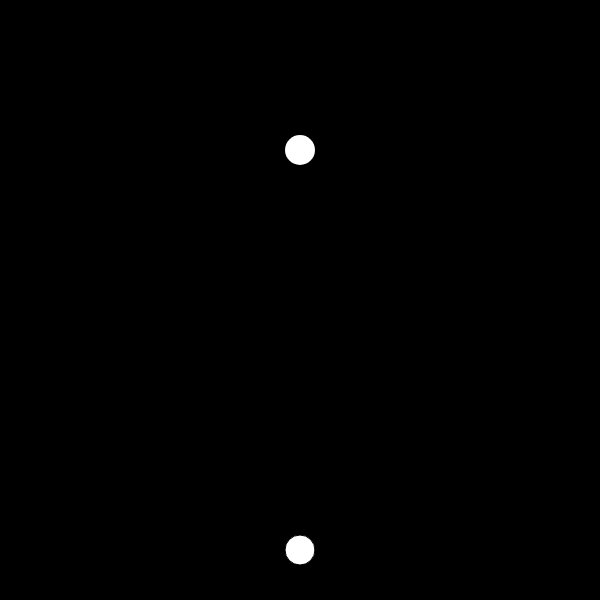
Frame 1 (no input)
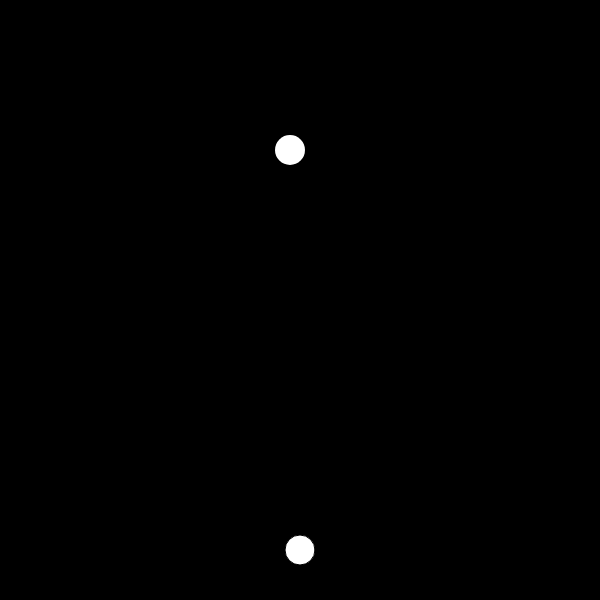
Frame 60 (no input)
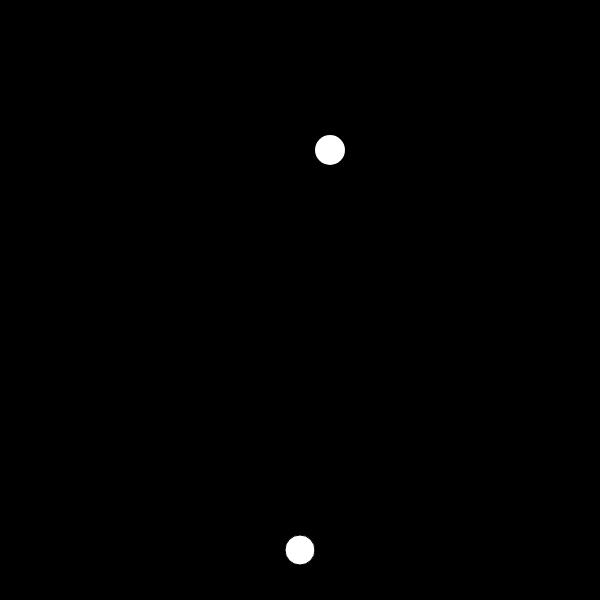
Frame 120 (the mouse pressed at the canvas centre since frame 60)

The p5.js sketch that drew these frames (run headless with seeded random() and noise() and a simulated clock; from frame 60 on, the mouse is pressed at the canvas centre):

// p5.js sketch
// ── sketch.js
let canvasLength, canvasHeight;
let player, playerBullet;
let monster;




function setup(){

    // sets up variables for the canvas
    canvasLength = 600;
    canvasHeight = 600;

    //object for player's  
    player = {
        x: canvasLength/2,
        y: 550,
        size: 30,
        speed: 8,
    }

    playerBullet = {
        x: player.x,
        y: player.y,
        size: 15,
        speed: 40,
        check: false 
    }

    monster = {
        x: canvasLength/2,
        y: 150, 
        size: 30,
        speed: 10,
        life: true
    }

    createCanvas(canvasLength, canvasHeight);

}



function drawPlayer() {
    stroke(0);
    circle(player.x, player.y, player.size);
    if (keyIsDown(LEFT_ARROW) && !keyIsDown(RIGHT_ARROW) && player.x >= player.size/2) {
        player.x -= player.speed;
    } else if (keyIsDown(RIGHT_ARROW) && !keyIsDown(LEFT_ARROW) && player.x <= canvasLength - player.size/2) {
        player.x += player.speed;
    }

}

function drawMonster() {
    if (bulletToMonsterCollision() == false) {
        // draws monster
        circle(monster.x, monster.y, monster.size);

        // moves monster
        monster.x += monster.speed;

        // if monster touches barrier, monster switches direction  
        if (monster.x <= monster.size/2 || monster.x >= canvasLength - monster.size/2) {
        monster.speed *= -1;
        }

    } else {
        monster.life = false;
    }

}

function drawPlayerBullet() {

    //makes player's bullet
    noStroke();
    circle(playerBullet.x, playerBullet.y, playerBullet.size);
    

    //bullet movement (if bullet is not out, bullet moves with player)
    if (keyIsDown(LEFT_ARROW) && !keyIsDown(RIGHT_ARROW) && playerBullet.check == false && player.x >= playerBullet.size/2) {
        playerBullet.x -= player.speed;
        playerBullet.x = player.x;
    } else if (keyIsDown(RIGHT_ARROW) && !keyIsDown(LEFT_ARROW) && playerBullet.check == false && player.x <= canvasLength - playerBullet.size/2) {
        playerBullet.x += player.speed;
        playerBullet.x = player.x;
    }

    //shooting the bullet
    //if the bullet check is true (the bullet is out), 
    if(playerBullet.check == true) {
        playerBullet.y -= playerBullet.speed;
    }

    //checks if bullet reached upper part of canvas, return bullet to player if true
    if(playerBullet.y <= 0) {
        playerBullet.x = player.x;
        playerBullet.y = player.y;
        playerBullet.check = false;
    }

}


function keyPressed() {
    // if the spacebar is pressed, the bullet check is true (the player's bullet shoots)
    if (keyCode == 32) {
        playerBullet.check = true;
    }
}

//checks whther two circles are overlapping or not
function checkCollision(x1, y1, size1, x2, y2, size2) {
    let radDist = (size1/2) + (size2/2);
    let centerDist = dist(x1, y1, x2, y2);
 
    if (radDist < centerDist) {
        return false;
    } else if (centerDist <= radDist) {
        return true;
    } 
}

function bulletToMonsterCollision() {
    if (checkCollision(playerBullet.x, playerBullet.y, playerBullet.size, monster.x, monster.y, monster.size) == true) {
        return true;
    } 

    return false;
}


//draws game
function draw(){
    background(0);
    drawPlayer();
    drawMonster();
    drawPlayerBullet();
    
    }







//draws game
function draw(){
    background(0);
    drawPlayer();
    drawPlayerBullet();
    bulletToMonsterCollision();

    // 
    if (monster.life == true) {
        drawMonster();
        }
    }
    
